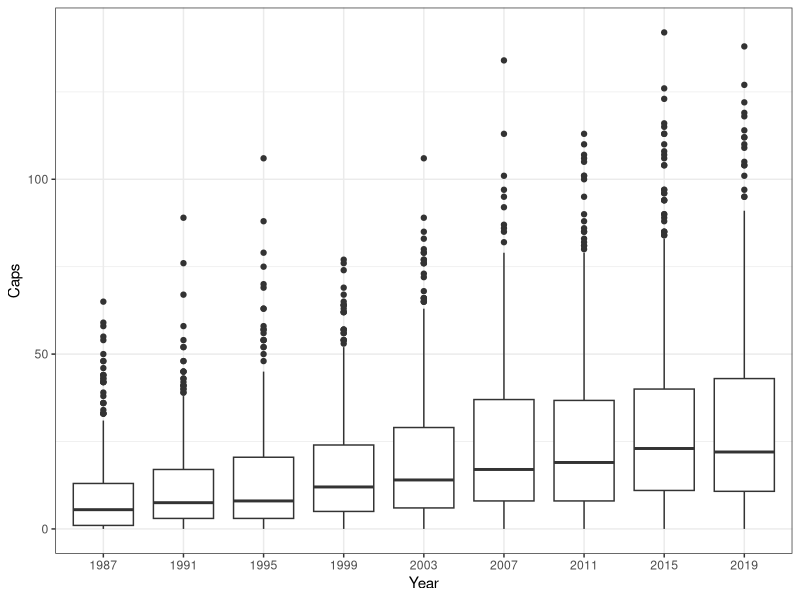

Write R code to recreate this figure.
## ---- chunk 1
data_root <- '../../../data/'
knitr::opts_knit$set(root.dir = data_root)
knitr::opts_chunk$set(echo = TRUE)
library(data.table)
library(ggplot2)
library(kableExtra)
## ---- chunk 2
sqds <- fread('wc_squads_processed.csv')
tests <- fread('all_matches_83_19.csv')

tier_1 <- c(
  "Argentina", "Australia", "England", "France", "Ireland", "Italy",
  "New Zealand", "Scotland", "South Africa", "Wales"
)
tier_2 <- c(
  "Canada", "Fiji", "Georgia", "Japan", "Namibia", "Portugal",
  "Romania", "Russia", "Samoa", "Spain", "Tonga", "United States", "Uruguay"
)

tier_cols <- list(
  muted = list("#95c292", "#9295c2", "#c29295"),
  dark = list("#2c8626", "#262c86", "#86262c"),
  brewer = list("#1b9e77", "#7570b3", "#d95f02")
)

sqds[country == 'Western Samoa', country := 'Samoa']
sqds[flag == 'Georgia (country)', flag := 'Georgia']
sqds[club == '', club := 'unknown']
sqds[club == 'Unattached', club := 'none']

sqds[country %in% tier_2, tier := 2]
sqds[country %in% tier_1, tier := 1]
sqds[is.na(tier), tier := 3]

tests[team %in% tier_1, tier := 1]
tests[team %in% tier_2, tier := 2]
tests[is.na(tier), tier := 3]

## ---- chunk 3
played <- data.table(as.data.frame.matrix(table(unique(sqds[, .(country, year)]))), keep.rownames = T)
played[, tot:=sum(.SD[]), .SDcols = c('1987', '1991', '1995', '1999', '2003', '2007', '2011', '2015', '2019'), by=rn]
setnames(played, c('rn', 'tot'), c('Country', 'Total'))
played <- played[unique(sqds[,.(country,tier)]), on=c(Country='country')]
played <- played[order(-Total, -`1987`, -`1991`, -`1995`, -`1999`, -`2003`, -`2007`, -`2011`, -`2015`, -`2019`, tier)]
## ---- chunk 4
mk_icon <- function(x) {ifelse(x==1, '<span class="glyphicon glyphicon-ok"></span>', '')}
year_cols <-  c('1987', '1991', '1995', '1999', '2003', '2007', '2011', '2015', '2019')
played_fmt <- copy(played)
played_fmt <- played_fmt[ ,(year_cols) := lapply(.SD, mk_icon), .SDcols=year_cols]
kable(played_fmt[,-c('tier')], format= 'html', escape = FALSE) %>%
  kable_styling(full_width = T) %>%
  row_spec(which(played[,tier]==1), background = tier_cols[["muted"]][[1]]) %>%
  row_spec(which(played[,tier]==2), background = tier_cols[["muted"]][[2]]) %>%
  row_spec(which(played[,tier]==3), background = tier_cols[["muted"]][[3]])
## ---- chunk 5
cap_bplot <- (
  ggplot(sqds, aes(x=as.factor(year), y=caps)) + 
    geom_boxplot() +
    labs(x = "Year", y = "Caps") +
    theme_bw()
)
cap_bplot
## ---- chunk 6
tests[, sum(total_matches)/2, by=year]

n_tests_jitt <- (
  ggplot(tests, aes(x=year, y=total_matches, colour=as.factor(tier))) + 
    geom_count(position='jitter') + 
    geom_smooth() + 
    geom_smooth(aes(group=1), colour = "black") + 
    scale_colour_manual(values=tier_cols[["dark"]]) + 
    theme_bw()
)
